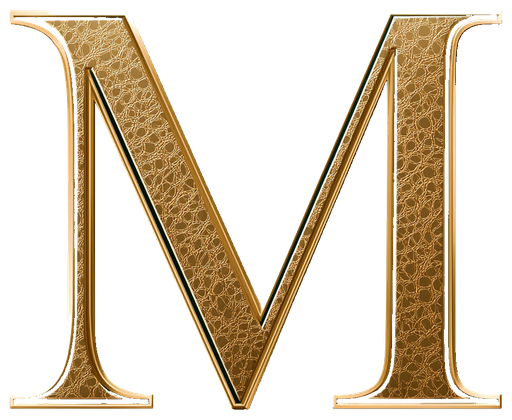
#> input picture resume-branding-kit/m-mark.png, 512 x 420 px
$ python -i make-thumbnails.py   (imports and definitions only)
#> lines starting #> are read from the running program, lines starting #| are printed output that depends on the picture
#> further down, picture is the input picture: PIL image 512x420 RGBA; mean R, G, B, A 60.3, 46.4, 26, 84.7
#!/usr/bin/env python3
"""YouTube-thumbnail generator for the 58-week phonics song curriculum.

Runs on the Mac with python3 + Pillow only. For each (week, role) song it
picks the best-matching hero image, cover-crops it to 1280x720, lays a
diagonal dark-forest scrim over the bottom-left third, and types the kicker
(WEEK NN / sound), a gold rule, the song title (Lora), and the gold M mark.

Usage:
  python3 make-thumbnails.py --week 4 --role word
  python3 make-thumbnails.py --samples          # the 4 director-review samples
  python3 make-thumbnails.py --all              # all 115 thumbnails

Brand values (montree "dark forest" theme, from scripts/mvgen/themes.py +
MONTREE_BRAND_PALETTE.md): bg #0A1A0F, gold #E8C96A, cream #E8F0EA,
shadow #06140C. Fonts: Lora-BoldItalic (title), Andika-Bold (kicker).
"""
import argparse
import json
import os
import re
from PIL import Image, ImageDraw, ImageFont

# ---------------------------------------------------------------- paths ----
REPO = "/Users/tredouxwillemse/Desktop/Master Brain/ACTIVE/montree"
SPEC_DIR = os.path.join(REPO, "lib/montree/english-curriculum/spec")
IMG_ROOT = "/Users/tredouxwillemse/Desktop/English Curriculum 2026"
FONT_DIR = os.path.join(REPO, "scripts/mvgen/fonts")
M_MARK = os.path.join(REPO, "public/brand/m-mark.png")
OUT_DIR = "/Users/tredouxwillemse/Desktop/Music Videos/_thumbnails"

TITLE_FONT = os.path.join(FONT_DIR, "Lora-BoldItalic.ttf")
KICKER_FONT = os.path.join(FONT_DIR, "Andika-Bold.ttf")

# --------------------------------------------------------------- brand ----
FOREST = (10, 26, 15)     # #0A1A0F  dark forest green
GOLD = (232, 201, 106)    # #E8C96A  gold accent
CREAM = (232, 240, 234)   # #E8F0EA  body / cream
SHADOW = (6, 20, 12)      # #06140C  near-black outline

W, H = 1280, 720
PAD = 64
MAX_TEXT_W = 700
STOPWORDS = {"a", "an", "the", "is", "on", "in", "can", "and"}
MAX_BYTES = 2 * 1024 * 1024  # YouTube 2MB thumbnail limit


# ------------------------------------------------------------ tokenizing ----
# [27 lines left out: functions _fold, tokenize, kicker_sound, not called in this run]


# ---------------------------------------------------------- hero picking ----
def week_images_dir(week):
    return os.path.join(IMG_ROOT, "Week %02d" % week, "images")


# Director overrides (Fable, Jul 15): explicit hero paths where the auto-pick
# missed the story. Key = (week, role-independent title match not needed —
# applied per week+title in generate()); value = absolute image path.
HERO_OVERRIDES = {
    (2, "Where Is Segina?"): os.path.join(
        IMG_ROOT, "Week 03", "images", "segina-on-mat.png"),
}


# [34 lines left out: function pick_hero, not called in this run]


# ------------------------------------------------------------ image ops ----
def cover_crop(img):
    """Scale to cover 1280x720, center-crop x, bias the y-crop slightly up."""
    img = img.convert("RGB")
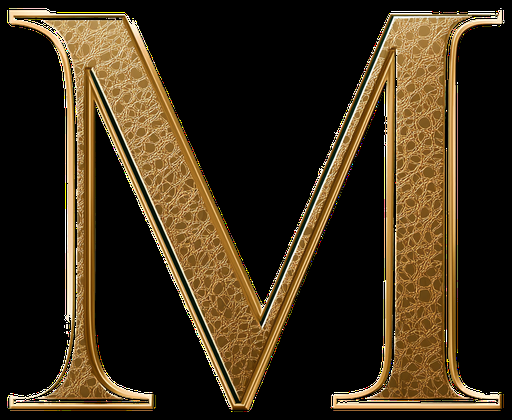
#> img: PIL image 512x420 RGB; mean R, G, B 60.3, 46.4, 26
    iw, ih = img.size
#> iw = 512; ih = 420
    scale = max(W / iw, H / ih)
#> scale = 2.5
    nw, nh = round(iw * scale), round(ih * scale)
#> nw = 1280; nh = 1050
    img = img.resize((nw, nh), Image.LANCZOS)
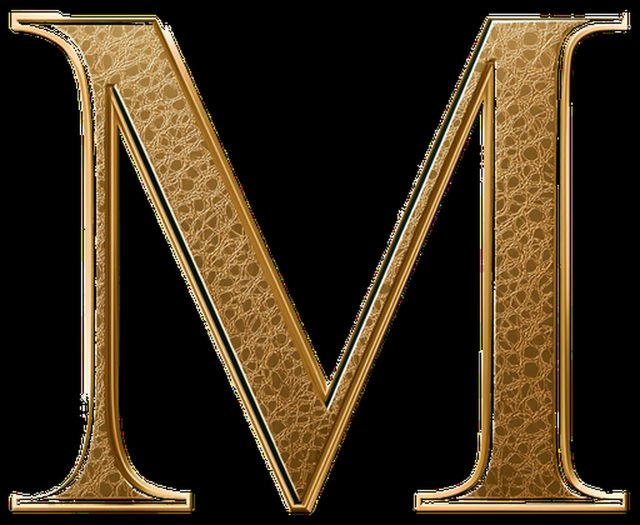
#> img: PIL image 1280x1050 RGB (shown at 1/2 size); mean R, G, B 60.5, 46.6, 26.3
    left = (nw - W) // 2
#> left = 0
    # bias 0.40 (vs 0.50 center) keeps a touch more of the top in frame
    top = int((nh - H) * 0.40)
#> top = 132
    return img.crop((left, top, left + W, top + H))
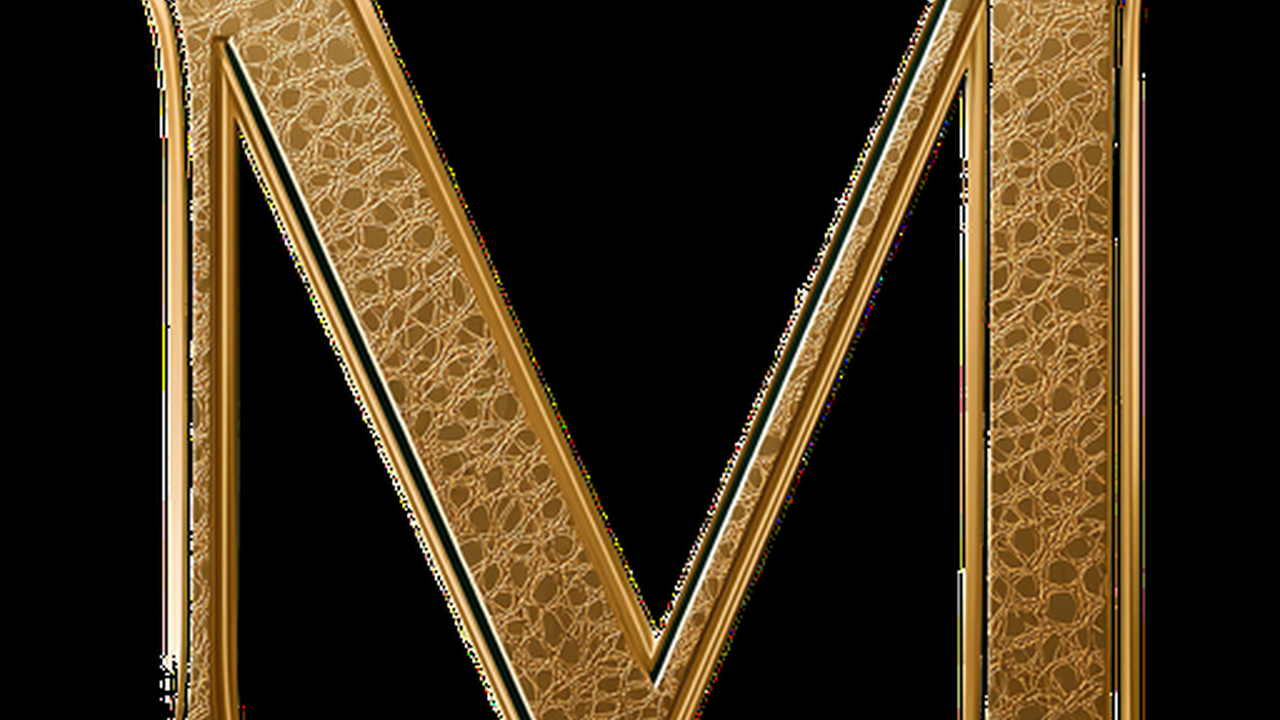
#> returned value: PIL image 1280x720 RGB; mean R, G, B 62.4, 47.5, 25.9


# [96 lines left out: functions build_scrim, tracked_width, draw_tracked, wrap_lines, fit_title, paste_m_mark and 1 more, not called in this run]


# --------------------------------------------------------------- render ----
def load_spec(week):
    with open(os.path.join(SPEC_DIR, "week-%02d.json" % week)) as f:
        return json.load(f)


# [70 lines left out: functions song_by_role, render, contact_sheet, not called in this run]


SAMPLES = [(4, "word"), (22, "word"), (47, "sound"), (58, "word")]
ALL = [(w, r) for w in range(1, 59) for r in ("sound", "word")]


# [23 lines left out: function main, not called in this run]


# [2 lines not run here, left out]

>>> from PIL import Image
>>> picture = Image.open('../../resume-branding-kit/m-mark.png')
>>> result = cover_crop(picture)
